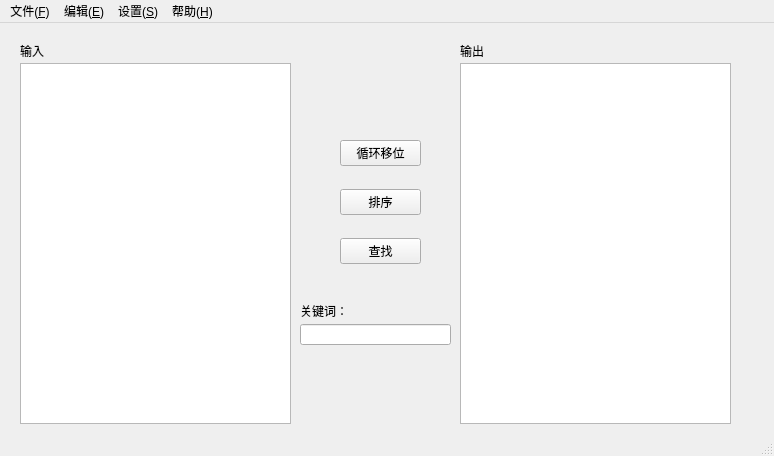
<?xml version="1.0" encoding="UTF-8"?>
<ui version="4.0">
 <class>MainWindow</class>
 <widget class="QMainWindow" name="MainWindow">
  <property name="enabled">
   <bool>true</bool>
  </property>
  <property name="geometry">
   <rect>
    <x>0</x>
    <y>0</y>
    <width>774</width>
    <height>456</height>
   </rect>
  </property>
  <property name="minimumSize">
   <size>
    <width>774</width>
    <height>456</height>
   </size>
  </property>
  <property name="maximumSize">
   <size>
    <width>774</width>
    <height>456</height>
   </size>
  </property>
  <property name="cursor">
   <cursorShape>ArrowCursor</cursorShape>
  </property>
  <property name="windowTitle">
   <string>MainWindow</string>
  </property>
  <widget class="QWidget" name="centralwidget">
   <widget class="QLineEdit" name="lineEdit_keywords">
    <property name="geometry">
     <rect>
      <x>300</x>
      <y>301</y>
      <width>151</width>
      <height>21</height>
     </rect>
    </property>
   </widget>
   <widget class="QLabel" name="label">
    <property name="geometry">
     <rect>
      <x>20</x>
      <y>20</y>
      <width>24</width>
      <height>16</height>
     </rect>
    </property>
    <property name="text">
     <string>输入</string>
    </property>
   </widget>
   <widget class="QLabel" name="label_2">
    <property name="geometry">
     <rect>
      <x>460</x>
      <y>20</y>
      <width>24</width>
      <height>16</height>
     </rect>
    </property>
    <property name="text">
     <string>输出</string>
    </property>
   </widget>
   <widget class="QLabel" name="label_3">
    <property name="geometry">
     <rect>
      <x>300</x>
      <y>280</y>
      <width>48</width>
      <height>16</height>
     </rect>
    </property>
    <property name="text">
     <string>关键词：</string>
    </property>
   </widget>
   <widget class="QPlainTextEdit" name="plainTextEdit_input">
    <property name="geometry">
     <rect>
      <x>20</x>
      <y>40</y>
      <width>271</width>
      <height>361</height>
     </rect>
    </property>
    <property name="plainText">
     <string/>
    </property>
    <property name="placeholderText">
     <string/>
    </property>
   </widget>
   <widget class="QWidget" name="layoutWidget">
    <property name="geometry">
     <rect>
      <x>340</x>
      <y>100</y>
      <width>81</width>
      <height>161</height>
     </rect>
    </property>
    <layout class="QVBoxLayout" name="verticalLayout">
     <item>
      <widget class="QPushButton" name="pushButton_cyclicshift">
       <property name="text">
        <string>循环移位</string>
       </property>
      </widget>
     </item>
     <item>
      <widget class="QPushButton" name="pushButton_sort">
       <property name="text">
        <string>排序</string>
       </property>
      </widget>
     </item>
     <item>
      <widget class="QPushButton" name="pushButton_search">
       <property name="text">
        <string>查找</string>
       </property>
      </widget>
     </item>
    </layout>
   </widget>
   <widget class="QPlainTextEdit" name="plainTextEdit_output">
    <property name="geometry">
     <rect>
      <x>460</x>
      <y>40</y>
      <width>271</width>
      <height>361</height>
     </rect>
    </property>
   </widget>
  </widget>
  <widget class="QMenuBar" name="menubar">
   <property name="geometry">
    <rect>
     <x>0</x>
     <y>0</y>
     <width>774</width>
     <height>22</height>
    </rect>
   </property>
   <widget class="QMenu" name="menu_F">
    <property name="title">
     <string>文件(&amp;F)</string>
    </property>
    <addaction name="action_inputfile"/>
    <addaction name="action_outputfile"/>
    <addaction name="separator"/>
   </widget>
   <widget class="QMenu" name="menu_S">
    <property name="title">
     <string>设置(&amp;S)</string>
    </property>
    <addaction name="action_setting"/>
   </widget>
   <widget class="QMenu" name="menu_E">
    <property name="title">
     <string>编辑(&amp;E)</string>
    </property>
    <addaction name="action_search"/>
   </widget>
   <widget class="QMenu" name="menu_H">
    <property name="title">
     <string>帮助(&amp;H)</string>
    </property>
    <addaction name="action_help"/>
   </widget>
   <addaction name="menu_F"/>
   <addaction name="menu_E"/>
   <addaction name="menu_S"/>
   <addaction name="menu_H"/>
  </widget>
  <widget class="QStatusBar" name="statusbar"/>
  <action name="action_search">
   <property name="text">
    <string>查找(&amp;F)</string>
   </property>
  </action>
  <action name="action_inputfile">
   <property name="text">
    <string>导入</string>
   </property>
  </action>
  <action name="action_outputfile">
   <property name="text">
    <string>导出</string>
   </property>
  </action>
  <action name="action1_2">
   <property name="text">
    <string>1</string>
   </property>
  </action>
  <action name="action_setting">
   <property name="text">
    <string>算法设置</string>
   </property>
  </action>
  <action name="action_help">
   <property name="text">
    <string>项目文档</string>
   </property>
  </action>
 </widget>
 <resources/>
 <connections/>
</ui>
